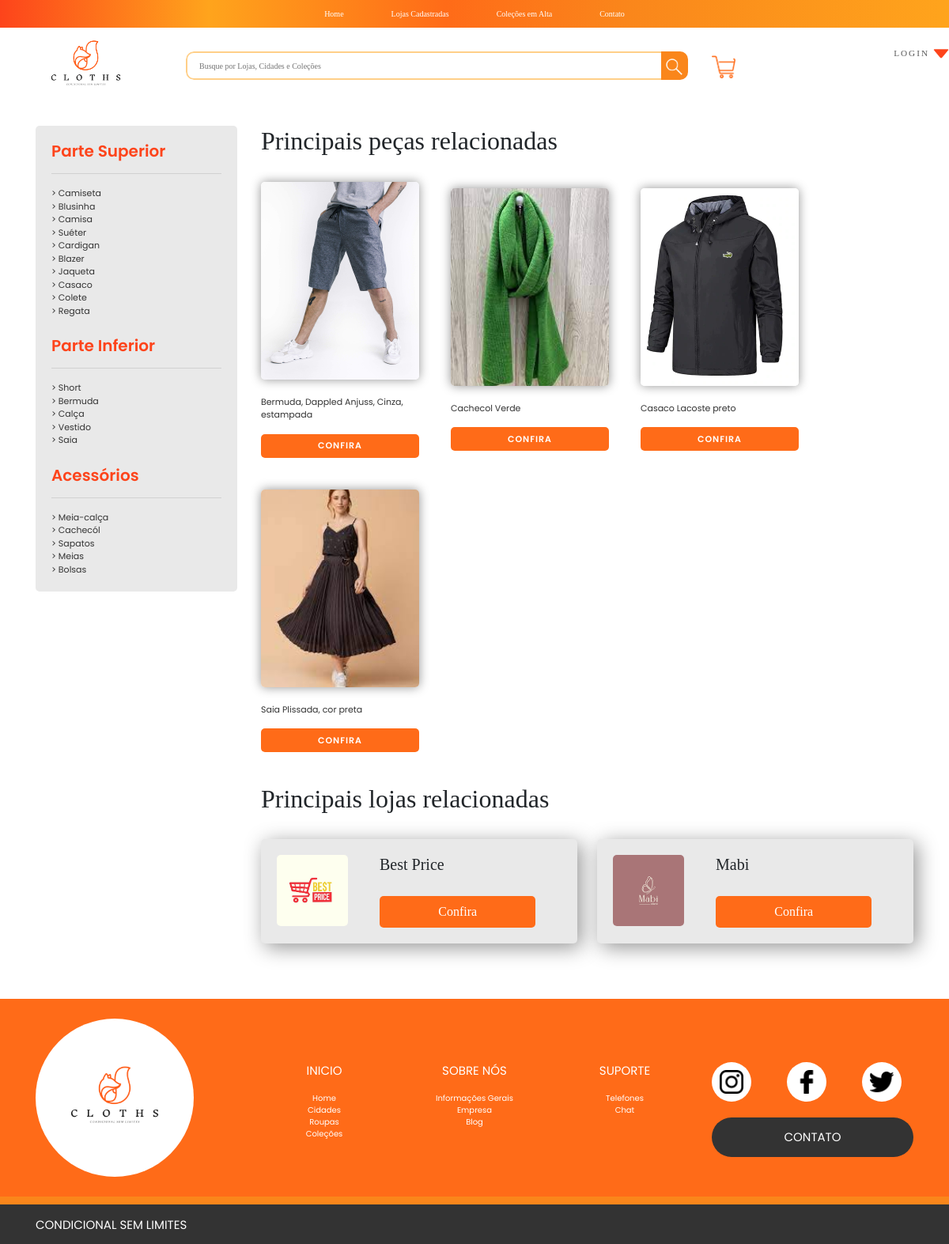
Screenshot of /pesquisa/ with the database file from the repository.
### roupas/models.py (models this page shows, shortened)
class AbstractRoupaManager(models.Model):
    objects = RoupaManager()
    class Meta:
        abstract = True

class Roupa(AbstractRoupaManager):
    colecao = models.ForeignKey(Colecao, on_delete=models.CASCADE, null=True, related_name='roupa')
    categoria = models.ForeignKey(Categoria, on_delete=models.PROTECT, null=True, related_name='roupa')
    nome_roupa = models.CharField(max_length=255)
    preco = models.FloatField()
    data_adicao = models.DateField(default=timezone.now)
    foto = models.ImageField(upload_to='fotos_roupas/', null=True)
    t1 = models.PositiveIntegerField(default=0)
    t2 = models.PositiveIntegerField(default=0)
    t3 = models.PositiveIntegerField(default=0)
    t4 = models.PositiveIntegerField(default=0)
    t5 = models.PositiveIntegerField(default=0)
    t6 = models.PositiveIntegerField(default=0)

### lojas/models.py (models this page shows, shortened)
class AbstractLojaManager(models.Model):
    objects = LojaManager()
    class Meta:
        abstract=True

class Loja(AbstractLojaManager):
    loja_admin = models.OneToOneField(User, on_delete=models.CASCADE, primary_key=True, related_name='loja')
    nome_loja = models.CharField(max_length=50)
    email_loja = models.EmailField(max_length=255, null=True)
    telefone_loja = models.CharField(max_length=16, null=True)
    cnpj = models.CharField(max_length=18)
    endereco = models.ForeignKey(Endereco, on_delete = models.CASCADE, related_name='loja')
    numero_cartao = models.CharField(max_length=64)
    nome_cartao = models.CharField(max_length=64)
    cvv = models.CharField(max_length=64)
    data_expiracao = models.DateTimeField(64)
    date_joined_loja = models.DateTimeField(default=timezone.now)
    logo_loja = models.ImageField(upload_to='logos_lojas/',null=True)
    plano = models.ForeignKey(Plano, on_delete=models.CASCADE)

### pages/views.py (the view, shortened to what this page needs)
# urls.py: path('pesquisa/', views.TelaPesquisa.as_view(), name='tela_pesquisa'),
class TelaPesquisa(View):
    def get(self, request):
        query = request.GET.get('query')
        context = {'query':query}
        context ['resultados_roupas'] = Roupa.objects.pesquisa_roupas(query)
        context ['resultados_lojas'] = Loja.objects.pesquisa_lojas(query)
        return render(request, 'pesquisa.html', context)

### pages/templates/pesquisa.html (shortened to what this page needs)
{% extends 'base.html' %}
{% load static %}
{% load post_tags %}
{% block css %}
    <link rel="stylesheet" href="{% static 'stylesCSS/style.css' %}">
    <link rel="stylesheet" href="{% static 'stylesCSS/pesquisa.css' %}">
{% endblock css %}
{% block content %}
    {% header request %}
    <section>
        <div class="container">
            <br><br>
            <div class="row">
                <div class="col-3">
                    <div class="c-pesquisa-filtro">
                        <h5>Parte Superior</h5>
                        <hr>
                        <a href="">
                            <p> > Camiseta</p>
                        </a><a href="pesquisaFilter.html">
                            <p> > Blusinha</p>
                        </a><a href="">
                            <p> > Camisa</p>
                        </a><a href="">
                            <p> > Suéter</p>
                        </a><a href="pesquisaFilter.html">
                            <p> > Cardigan</p>
                        </a><a href="">
                            <p> > Blazer</p>
                        </a><a href="pesquisaFilter.html">
                            <p> > Jaqueta</p>
                        </a><a href="pesquisaFilter.html">
                            <p> > Casaco</p>
                        </a><a href="pesquisaFilter.html">
                            <p> > Colete</p>
                        </a><a href="pesquisaFilter.html">
                            <p> > Regata</p>
                        </a>
                        <br>
                        <h5>Parte Inferior</h5>
                        <hr>
                        <a href="pesquisaFilter.html">
                            <p> > Short</p>
                        </a><a href="">
                            <p> > Bermuda</p>
                        </a><a href="">
                            <p> > Calça</p>
                        </a><a href="pesquisaFilter.html">
                            <p> > Vestido</p>
                        </a><a href="pesquisaFilter.html">
                            <p> > Saia</p>
                        </a>
                        <br>
                        <h5>Acessórios</h5>
                        <hr>
                        <a href="pesquisaFilter.html">
                            <p> > Meia-calça</p>
                        </a><a href="pesquisaFilter.html">
                            <p> > Cachecól</p>
                        </a><a href="">
                            <p> > Sapatos</p>
                        </a><a href="pesquisaFilter.html">
                            <p> > Meias</p>
                        </a><a href="pesquisaFilter.html">
                            <p> > Bolsas</p>
                        </a>
                    </div>
                </div>
                <div class="col-9">
                    <div class="row">
                        <div class="col-12">
                            <div class="h2">Principais peças relacionadas</div>
                            <br>
                        </div>
                    </div>
                    <div class="row">
                        <div class="col-12">
                            <div class="l-lojas-ropa-box-ropa">
                                {% for resultado in resultados_roupas %}
                                    <div class="c-lojas-ropa-card-ropa">
                                        <a href="{% url 'roupa' resultado.colecao.loja.endereco.cidade resultado.colecao.loja.nome_loja resultado.pk %}">
                                            <img src="{{resultado.foto.url}}"
                                                alt="">
                                            <p>{{resultado.nome_roupa}}</p>
                                            <button>CONFIRA</button>
                                        </a>
                                    </div>
                                {% endfor %}
                            </div>
                        </div>
                    </div>
                    <div class="row">
                        <div class="col-12">
                            <div class="h2">Principais lojas relacionadas</div>
                            <br>
                        </div>
                    </div>
                    <div class="row">
                        <div class="col-12">
                            <div class="l-lojas-ropa-box">
                                {% for resultado in resultados_lojas %}
                                    <div class="c-lojas-ropa-card">
                                        <div class="row">
                                            <div class="col-4">
                                                <img src="{% if resultado.logo_loja %}{{resultado.logo_loja.url}}{% else %}{% static 'imagens/user.png' %}{% endif %}" class="c-lojas-ropa-card__img"
                                                    alt="">
                                            </div>
                                            <div class="col-7">
                                                <h5>{{resultado.nome_loja}}</h5>
                                                <a href=""><button
                                                        class="c-lojas-ropa-card__bnt">Confira</button></a>
                                            </div>
                                        </div>
                                    </div>
                                {% endfor %}
                            </div>
                        </div>
                    </div>
                </div>
            </div>
        </div>
    </section>
    {% footer %}
{% endblock content %}

### templates/base.html (shortened to what this page needs)
<!DOCTYPE html>
<html lang="en">
    <head>
        {% block css %}{% endblock css %}
        <link rel="stylesheet" href="https://stackpath.bootstrapcdn.com/bootstrap/4.1.3/css/bootstrap.min.css"
>
    </head>
<body>
    {% block content %}{% endblock content %}
</body>
</html>

### templates/header.html
{% load static %}
{% load post_tags %}
<header>
    <nav>
        <ul class="menu">
            <li><a href="{% url 'home'%}" id="home" class="">Home</a></li>
            <li><a href="{% url 'lojas_cadastradas' %}" id="lojas" class="">Lojas Cadastradas</a></li>
            <li><a href="{% url 'em_breve' %}" class="">Coleções em Alta</a></li>
            <li><a href="{% url 'em_breve' %}" class="">Contato</a></li>
        </ul>
    </nav>
    <div class="container">
        <div class="row">
            <div class="col-3 col-sm-3 col-mb-2 col-lg-2 col-xl-2 align-items-center d-none d-lg-block">
                <img class="imgLogo" src="{% static 'imagens/CLOTHS ICON.png' %}" alt="">
            </div>
            <div class="col-7 col-sm-7 col-mb-7 col-lg-7 col-xl-7">
                {% barra_pesquisa request %}
            </div>
            <div class="col-2">
                <a href="{% url 'meus_pacotes' %}">
                    <img src="{% static 'imagens/carrinho.png' %}" style="min-width: 30px; width: 30px; height: 30px; min-height: 30px; margin-top: 35px;" alt="">
                </a>
            </div>
            <div class="col-2 col-sm-2 col-mb-2 col-lg-1 col-xl-1">
                {% login_box request%}
            </div>
        </div>
    </div>
</header>

### templates/barra_pesquisa.html (shortened to what this page needs)
{% load static %}
<form action="{% url 'tela_pesquisa' %}" method="GET">
    <div id="divBusca">
        <input name="query" type="text" id="txtBusca" placeholder="Busque por Lojas, Cidades e Coleções" />
        <button type="submit"><img src="{% static 'imagens/lupinha.png' %}" alt=""></button>
    </div>
</form>

### templates/logBox.html (shortened to what this page needs)
{% load static %}
<div class="logBOX" id="logBOX">
    <div class="loginTXT">
        {% if not logged %}
            <a href="{% url 'login' %}">LOGIN</a>
        {% elif logged %}
            <a href="{% url 'sair' %}">SAIR</a>
        {% endif %}
    </div>
        {% if not logged %}
            <a href="{% url 'login' %}"><img class="setinhaFT" src="{% static 'imagens/setinha.png'%}" alt=""></a>
        {% elif logged %}
            <a href="{% url 'sair' %}"><img class="setinhaFT" src="{% static 'imagens/setinha.png'%}" alt=""></a>
        {% endif %}
</div>

### templates/footer.html
{% load static %}
<footer>
    <div class="rodapeBOX">
        <div class="container align-items-center">
            <div class="row">
                <div class="col-6 col-sm-5 col-mb-4 col-lg-3 col-xl-3  d-none d-lg-block">
                    <div class="circulo-branco">
                        <img src="{% static 'imagens/CLOTHS ICON.png' %}" alt="">
                    </div>
                </div>
                <div class="col-4 col-sm-4 col-mb-4 col-lg-2 col-xl-2">
                    <p class="ttRodape">INICIO</p>
                    <p class="txRodape">
                        <a href="{% url 'home' %}">Home</a>
                        <a href="{% url 'lojas_cadastradas' %}">Cidades</a>
                        <a href="">Roupas</a>
                        <a href="">Coleções</a>
                    </p>
                </div>
                <div class="col-4 col-sm-4 col-mb-4 col-lg-2 col-xl-2">
                    <p class="ttRodape">Sobre nós</p>
                    <p class="txRodape">
                        <a href="">Informações Gerais</a>
                        <a href="">Empresa</a>
                        <a href="">Blog</a>
                    </p>
                </div>
                <div class="col-4 col-sm-4 col-mb-4 col-lg-2 col-xl-2">
                    <p class="ttRodape">Suporte</p>
                    <p class="txRodape">
                        <a href="">Telefones</a>
                        <a href="">Chat</a>
                    </p>
                </div>
                <div class="col-5 col-sm-5 col-mb-5 col-lg-3 col-xl-3 d-none d-lg-block">
                    <div class="row align-items-center">
                        <div class="col-4">
                            <a href="">
                                <div class="imgBoxCircleW"><img class="igmIconRodape" src="{% static 'imagens/insta.png' %}"
                                        alt="">
                                </div>
                            </a>
                        </div>
                        <div class="col-4">
                            <a href="">
                                <div class="imgBoxCircleW"><img class="igmIconRodape" src="{% static 'imagens/face.png' %}" alt="">
                                </div>
                            </a>
                        </div>
                        <div class="col-4">
                            <a href="">
                                <div class="imgBoxCircleW"><img class="igmIconRodape" src="{% static 'imagens/tw.png' %}" alt="">
                                </div>
                            </a>
                        </div>
                    </div>
                    <div class="row">
                        <div class="col-12">
                            <a href="">
                                <button class="bntRodape">contato</button>
                            </a>
                        </div>
                    </div>
                </div>
            </div>
        </div>
    </div>
    <div class="rodapeLinhaMn"></div>
    <div class="rodapeLinhaPt">
        <p>CONDICIONAL SEM LIMITES</p>
    </div>
</footer>

### rows the page displays
Roupa: foto (picture), nome_roupa "Bermuda, Dappled Anjuss, Cinza, estampada"
Roupa: foto (picture), nome_roupa "Cachecol Verde"
Roupa: foto (picture), nome_roupa "Casaco Lacoste preto"
Roupa: foto (picture), nome_roupa "Saia Plissada, cor preta"
Loja: logo_loja (picture), nome_loja "Best Price"
Loja: logo_loja (picture), nome_loja "Mabi"
